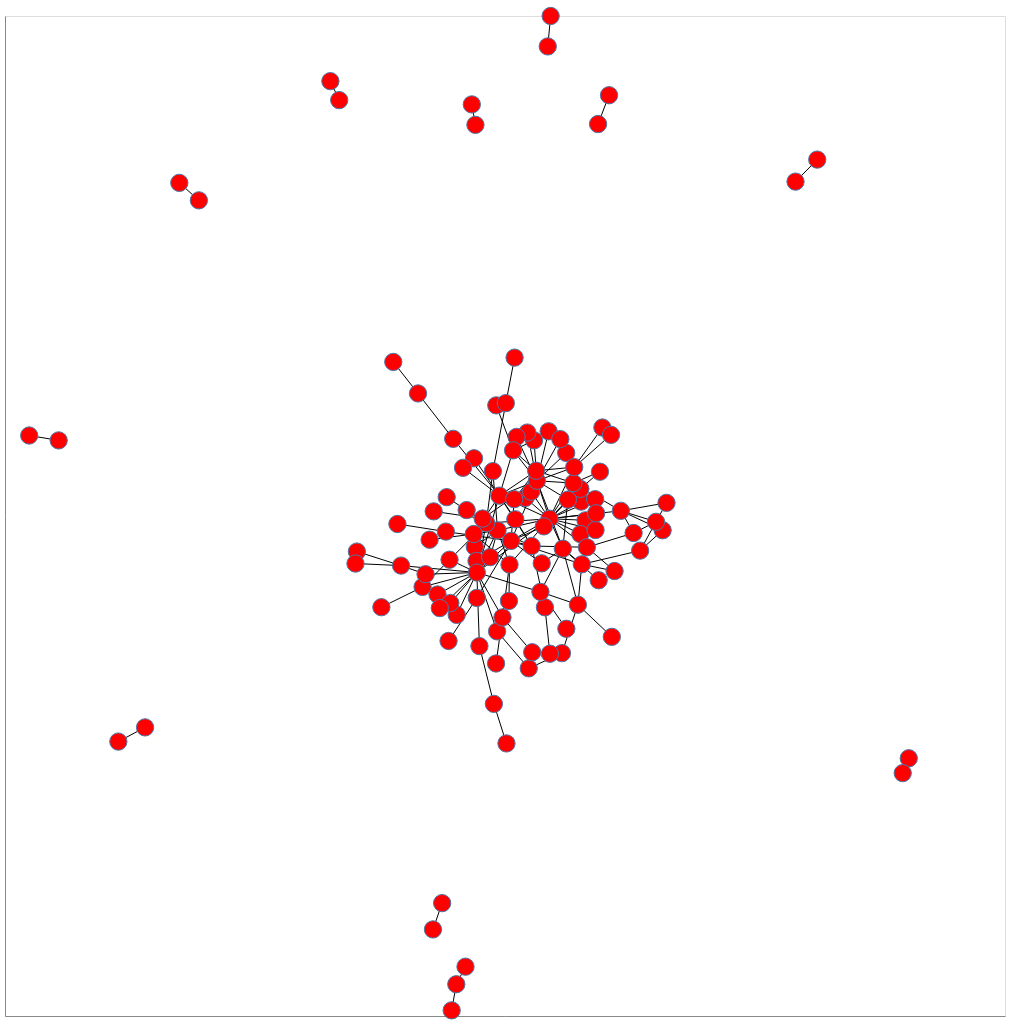

Here is the notebook cell this chart was saved with:
### Code cell
nxa.draw_networkx(G).properties(width=1000, height=1000)

### Figure 1 — Vega-Lite specification as saved in the notebook (floating-point values rounded to 4 significant figures; data arrays with more than 128 entries replaced by an {"elided": "..."} marker saying what was removed)
{"config": {"view": {"continuousWidth": 300, "continuousHeight": 300}}, "layer": [{"data": {"name": "data-a6d939e291a4824f889fa1aeffd60ef3"}, "mark": {"type": "line", "color": "black", "opacity": 1, "strokeWidth": 1}, "encoding": {"detail": {"field": "edge", "type": "quantitative"}, "x": {"axis": {"grid": false, "labels": false, "ticks": false, "title": ""}, "field": "x", "type": "quantitative"}, "y": {"axis": {"grid": false, "labels": false, "ticks": false, "title": ""}, "field": "y", "type": "quantitative"}}}, {"data": {"name": "data-151d7a01cae2f642725ecf6ac57e9d44"}, "mark": {"type": "point", "fill": "red", "opacity": 1, "size": 300, "strokeWidth": 1.0}, "encoding": {"x": {"axis": {"grid": false, "labels": false, "ticks": false}, "field": "x", "type": "quantitative"}, "y": {"axis": {"grid": false, "labels": false, "ticks": false}, "field": "y", "type": "quantitative"}}}], "height": 1000, "width": 1000, "$schema": "https://vega.github.io/schema/vega-lite/v5.15.1.json", "datasets": {"data-a6d939e291a4824f889fa1aeffd60ef3": {"elided": "348 records"}, "data-151d7a01cae2f642725ecf6ac57e9d44": [{"x": 0.1874, "y": -0.1285}, {"x": -0.1257, "y": -0.7742}, {"x": -0.2079, "y": -0.09921}, {"x": 0.08729, "y": 0.1694}, {"x": -0.144, "y": -0.8269}, {"x": 0.161, "y": -0.008629}, {"x": 0.04089, "y": 0.03623}, {"x": 0.1522, "y": 0.02881}, {"x": 0.2317, "y": 0.01038}, {"x": -0.05113, "y": -0.2602}, {"x": -0.1109, "y": -0.08744}, {"x": 0.8076, "y": -0.4845}, {"x": 0.7954, "y": -0.5142}, {"x": -0.09658, "y": -0.1977}, {"x": -0.06196, "y": 0.1154}, {"x": 0.08887, "y": -0.005422}, {"x": 0.009031, "y": -0.09721}, {"x": 0.3153, "y": -0.0285}, {"x": 0.302, "y": -0.01162}, {"x": 0.2703, "y": -0.06923}, {"x": 0.5811, "y": 0.6688}, {"x": -0.9516, "y": 0.161}, {"x": 0.04749, "y": -0.3047}, {"x": -0.08394, "y": 0.09638}, {"x": 0.05807, "y": 0.1513}, {"x": -0.06037, "y": -0.06167}, {"x": -0.01584, "y": -0.2307}, {"x": -0.174, "y": 0.2451}, {"x": 0.1861, "y": 0.784}, {"x": 0.01919, "y": 0.3168}, {"x": 0.05232, "y": 0.04859}, {"x": -0.2152, "y": -0.01596}, {"x": 0.1508, "y": 0.05424}, {"x": 0.07777, "y": -0.02072}, {"x": 0.1507, "y": -0.03603}, {"x": -0.02225, "y": -0.3757}, {"x": 0.06378, "y": 0.07043}, {"x": 0.1811, "y": -0.02802}, {"x": 0.0121, "y": -0.04983}, {"x": -0.05696, "y": -0.08979}, {"x": 0.1899, "y": 0.08857}, {"x": -0.01487, "y": -0.02876}, {"x": -0.1129, "y": -0.25}, {"x": 0.04467, "y": 0.1669}, {"x": -0.079, "y": -0.9014}, {"x": -0.09741, "y": -0.9365}, {"x": 0.02064, "y": -0.006598}, {"x": 0.06234, "y": 0.09052}, {"x": 0.1802, "y": 0.03361}, {"x": -0.1066, "y": -0.9887}, {"x": -0.05914, "y": 0.7823}, {"x": -0.02422, "y": 0.0897}, {"x": -0.2472, "y": -0.1824}, {"x": -0.1649, "y": -0.1419}, {"x": 0.1823, "y": 0.005401}, {"x": -0.01123, "y": 0.04065}, {"x": -0.06637, "y": 0.8231}, {"x": -0.1036, "y": 0.1543}, {"x": 0.1458, "y": -0.1774}, {"x": -0.1426, "y": 0.009255}, {"x": 0.05338, "y": -0.06002}, {"x": 0.1638, "y": -0.06255}, {"x": -0.01745, "y": 0.2213}, {"x": 0.001639, "y": 0.2257}, {"x": 0.2081, "y": 0.8415}, {"x": 0.07982, "y": -0.1826}, {"x": -0.03762, "y": -0.01442}, {"x": -0.02962, "y": -0.08221}, {"x": -0.2962, "y": -0.07108}, {"x": -0.07669, "y": 0.01187}, {"x": -0.06243, "y": -0.03598}, {"x": 0.1368, "y": 0.06588}, {"x": 0.01842, "y": 0.03359}, {"x": -0.1508, "y": -0.04749}, {"x": 0.07346, "y": -0.0946}, {"x": -0.1349, "y": -0.1569}, {"x": 0.1139, "y": -0.2743}, {"x": 0.1948, "y": 0.1769}, {"x": -0.1166, "y": 0.03765}, {"x": 0.007909, "y": -0.1699}, {"x": -0.1182, "y": -0.03119}, {"x": -0.6513, "y": 0.6663}, {"x": 0.02311, "y": 0.1582}, {"x": -0.7199, "y": -0.4228}, {"x": -0.2234, "y": 0.3081}, {"x": 0.08554, "y": 0.9392}, {"x": 0.09128, "y": 1.0}, {"x": -0.8927, "y": 0.1512}, {"x": 0.2121, "y": 0.1624}, {"x": -0.2991, "y": -0.09507}, {"x": -0.1093, "y": -0.1741}, {"x": -0.01789, "y": -0.295}, {"x": -0.7733, "y": -0.4511}, {"x": 0.01615, "y": 0.1313}, {"x": 0.2192, "y": -0.11}, {"x": -0.005052, "y": -0.2028}, {"x": 0.1257, "y": 0.0326}, {"x": -0.04468, "y": -0.00506}, {"x": 0.05437, "y": -0.2725}, {"x": 0.6245, "y": 0.7128}, {"x": 0.323, "y": 0.02633}, {"x": -0.05644, "y": -0.1639}, {"x": 0.1227, "y": -0.2255}, {"x": 0.07088, "y": -0.1517}, {"x": 0.2572, "y": -0.03396}, {"x": -0.3316, "y": 0.8318}, {"x": -0.05637, "y": -0.113}, {"x": -0.3493, "y": 0.8697}, {"x": -0.6122, "y": 0.6313}, {"x": -0.1588, "y": -0.1164}, {"x": 0.08983, "y": -0.2754}, {"x": 0.1224, "y": 0.1262}, {"x": 0.1537, "y": -0.09659}, {"x": -0.1304, "y": -0.1842}, {"x": 0.1157, "y": -0.06537}, {"x": 0.2136, "y": -0.2416}, {"x": 0.002933, "y": -0.4549}, {"x": 0.1385, "y": 0.09776}, {"x": 0.1107, "y": 0.1538}]}}
